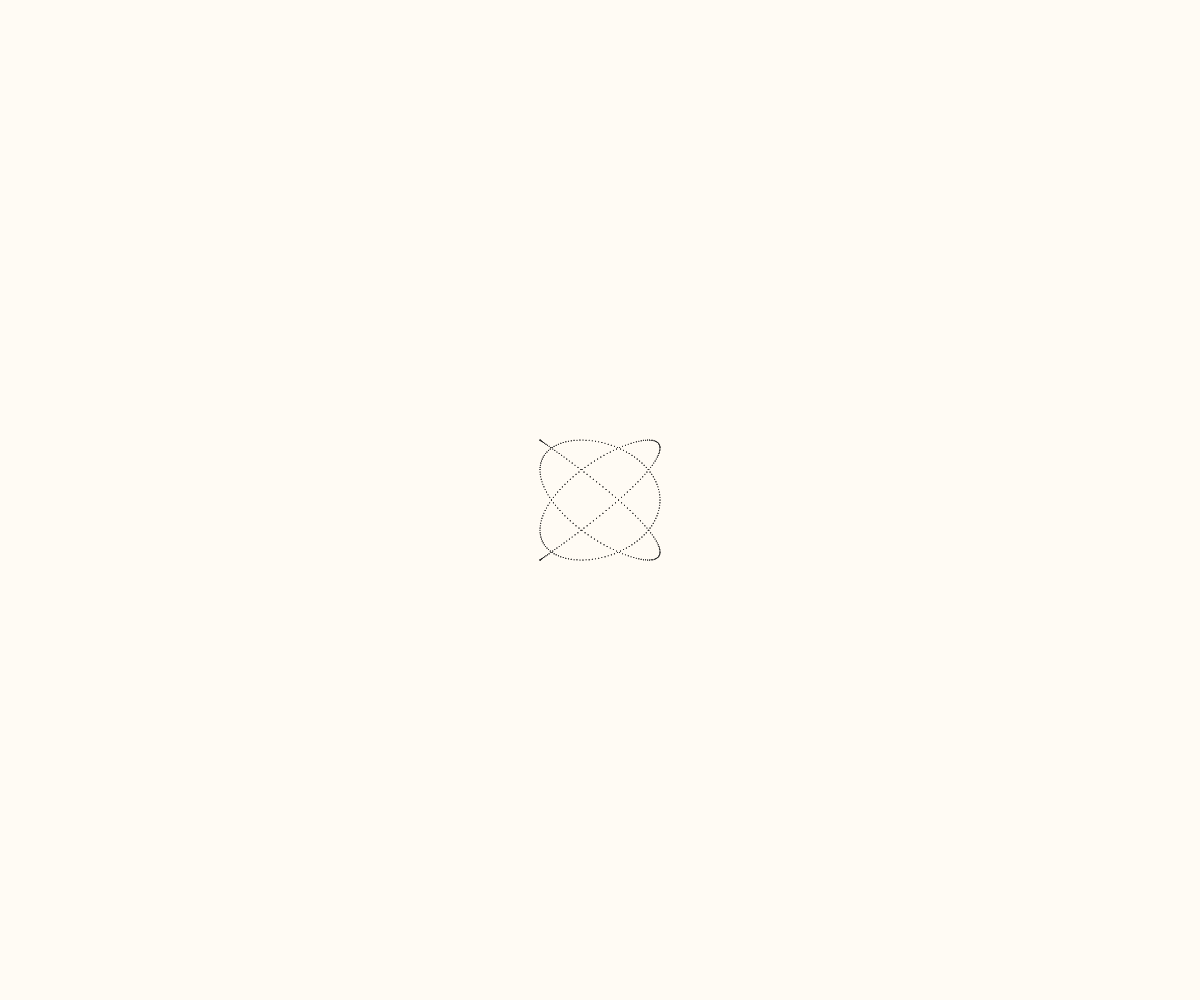
Frame 1 (no input)
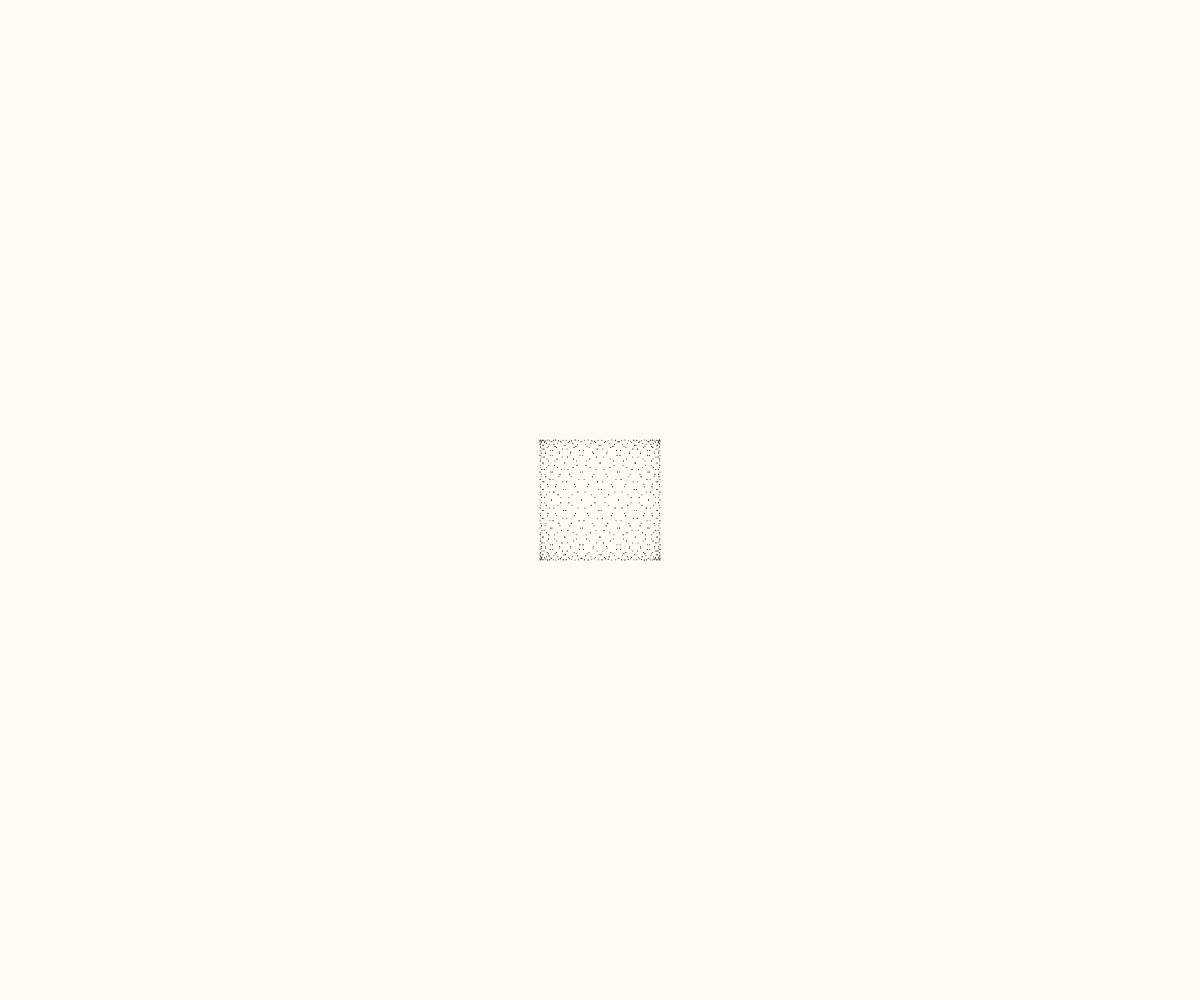
Frame 60 (no input)
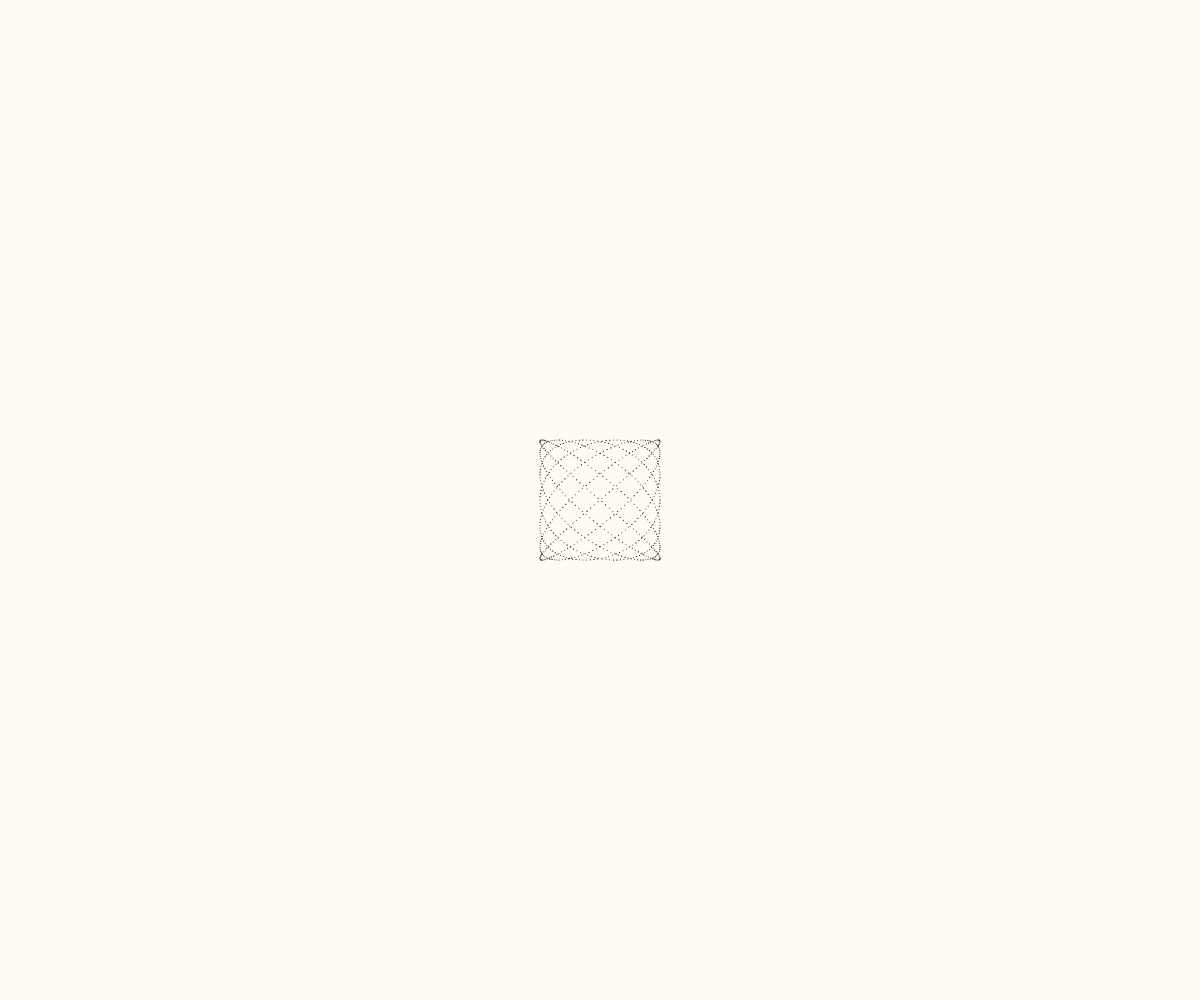
Frame 120 (the mouse pressed at the canvas centre since frame 60)

The p5.js sketch that drew these frames (run headless with seeded random() and noise() and a simulated clock; from frame 60 on, the mouse is pressed at the canvas centre):

// p5.js sketch
// ── sketch.js
var s = {};

function setup() {
  BACKGROUND = '#fffbf4'; //BACKGROUND = '#fcfaea';
  STROKE = '#282828';
  createCanvas(windowWidth - 0, windowHeight - 0);
  background(BACKGROUND);
  stroke(STROKE);
  noFill();
  //noLoop();
  strokeWeight(1);

  build();
}

function draw() {
  sketch();
}

// once
function build () {
}

// loop
function sketch () {
  background (BACKGROUND);
  translate (width / 2, height / 2);  
  let X = (A, alpha, delta) => (t) => A * sin (alpha * t + delta);
  let Y = (B, beta) => (t) => B * sin (beta * t);

  let A = 60;
  let B = 60;
  let alpha = 4.0;
  let beta = 2.0;
  let delta = HALF_PI;
  let off = 20;

  let xgo = X (A, alpha + floor (random (-off, off)), delta);
  let ygo = Y (B, beta + floor (random (-off, off)));

  for (let t = 0; t < 1000; t += 1) {
    point (xgo(t), ygo(t));
  }
}

/*
 * x = A sin (alpha * t + delta)
 * y = B sin (beta  * t))
 * t varries
 *
 */
